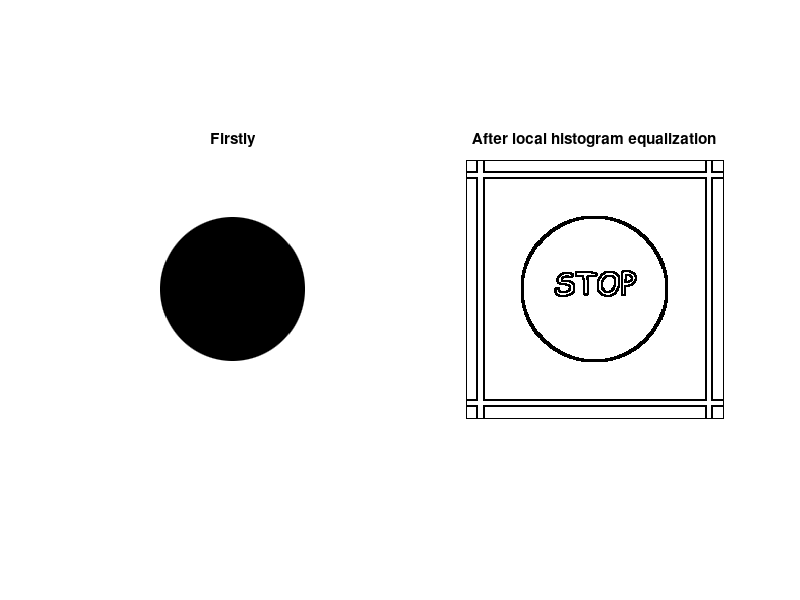

Write MATLAB code to recreate this figure.
% -------------------------------------------------------------------------
%                            DPMS - SESE
%                Psifiakh Epeksergasia & Analysh Eikonas
%                 Ergasthriakh Askhsh 2016-17 - Meros A
% -------------------------------------------------------------------------

% fortwnw thn eikona 
[ circle ] = load('images/circle.mat') ;
cir = circle.circle ;

% o pinakas einai double kanw ta stoixeia tou akeraia
cirH = floor(cir*255) + 1 ;
% sarwnw thn eikona me parathyro 3x3 gia na vrw to istogramma
histo = zeros( 256, 1) ;
wind = zeros( 3, 3) ;
% zero padding ton pinaka, gia 3x3 parathyro 2 epipleon sthles
% (aristera-deksia) kai 2 epipleon grammes (panw-katw)
cirZP = [ zeros( 1, 258); zeros( 256, 1), cir, zeros( 256, 1); zeros( 1, 258)];
% o pinakas einai double kanw ta stoixeia tou akeraia
cirH = floor(cirZP*255) + 1 ;

% apo aristera sta deksia ana 3 pixel
for i=1:3:size( cirH, 2)
    % apo panw pros ta katw ana 3 pixel
    for j=1:3:size( cirH, 1)
        wind = cirH( i:i+2, j:j+2) ;
        for ii=1:3
            for jj=1:3
                temp = wind( ii, jj) ;
                histo( temp, 1) = histo( temp, 1) + 1 ;                
            end
        end
    end
end

% kanonikopoiw to istogramma diairwntas me to plithos twn pixel
histoN = histo./( size( cir, 1)*size( cir, 2) ) ;

% epalithevw to istogramma 
%isto = imhist( cir ) ;


% --- local histogram equalisation -------

for i=1:size( cirZP, 2)-2
    for j=1:size( cirZP, 1)-2
        
        cumF = zeros( 1, 256) ;
        
        for iw=1:3
            for jw=1:3
                temp = cirH( iw+i-1, jw+j-1) ;
                cumF( 1, temp) = cumF( 1, temp) + 1 ;
            end
        end
        % athroistiko istogramma
%         for cu=2:256
%            cumF( 1, cu) = cumF( 1, cu) + cumF( 1, cu-1) ; 
%         end
        cirHEL( i, j) = floor( cumF( 1, cirH( 2+i-1, 2+j-1))/(3*3)) ;
    end
end

figure(1)
subplot( 1, 2, 1)
imshow( cir )
title('Firstly') ;
subplot( 1, 2, 2)
imshow( cirHEL )
title('After local histogram equalization') ;

